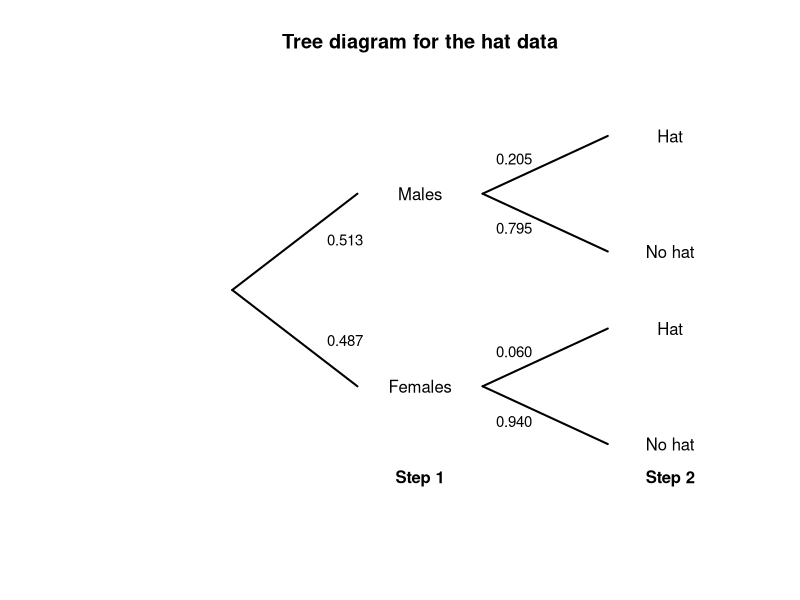
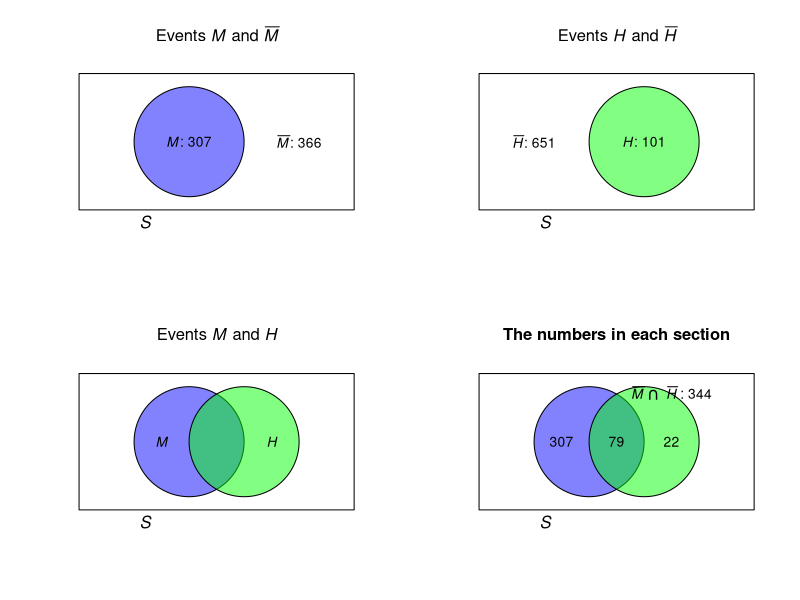
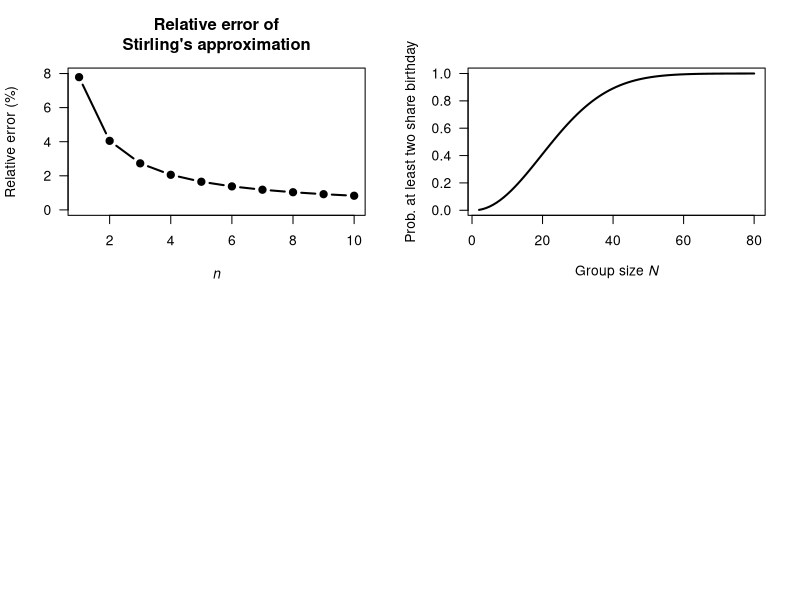

Here is the R script that generated these plots, in order:
## ---- chunk 1

plot( x = c(0, 1),
      y = c(0, 1),
      type = "n",
      main = "Tree diagram for the hat data",
      xlab = "",
      ylab = "",
      axes = FALSE)
#STEP 1
lines( x = c(0.2, 0.40),
       y = c(0.5, 0.75),
       lwd = 2)
lines( x = c(0.2, 0.40),
       y = c(0.5, 0.25),
       lwd = 2)
# STEP 2
lines( x = c(0.60, 0.80),
       y = c(0.75, 0.90),
       lwd = 2)
lines( x = c(0.60, 0.80),
       y = c(0.75, 0.60),
       lwd = 2)

lines( x = c(0.60, 0.80),
       y = c(0.25, 0.40),
       lwd = 2)
lines( x = c(0.60, 0.80),
       y = c(0.25, 0.10),
       lwd = 2)

# TEXT
text(x = 0.50,
     y = 0.75,
     labels = "Males")
text(x = 0.50,
     y = 0.25,
     labels = "Females")

text(x = 0.90,
     y = 0.90,
     labels = "Hat")
text(x = 0.90,
     y = 0.60,
     labels = "No hat")

text(x = 0.90,
     y = 0.40,
     labels = "Hat")
text(x = 0.90,
     y = 0.10,
     labels = "No hat")

# ADD PROBS
text(x = 0.38,
     y = 0.63,
     cex = 0.9,
     labels = "0.513")
text(x = 0.38,
     y = 0.37,
     cex = 0.9,
     labels = "0.487")

text(x = 0.65,
     y = 0.84,
     cex = 0.9,
     labels = "0.205")
text(x = 0.65,
     y = 0.66,
     cex = 0.9,
     labels = "0.795")

text(x = 0.65,
     y = 0.34,
     cex = 0.9,
     labels = "0.060")
text(x = 0.65,
     y = 0.16,
     cex = 0.9,
     labels = "0.940")

## STEPS
text(x = 0.50,
     y = 0.01,
     label = expression(bold("Step 1"))
     )
text(x = 0.90,
     y = 0.01,
     label = expression(bold("Step 2"))
     )
## ---- chunk 2
BRIS <- read.csv("Data/sunglasses.csv")
BRIS$Gender <- factor(BRIS$Gender,
                      levels = c(1, 2),
                      labels = c("Males", 
                                 "Females"))
BRIS$Hat <- factor(BRIS$Hat,
                   levels = c(0, 1),
                   labels = c("Not Hat",
                              "Hat"))

HatTable <- xtabs( Count ~ Gender + Hat,
                   data = BRIS)
HatTable <- cbind( HatTable,
                   "Total" = rowSums(HatTable) )
knitr::kable(HatTable,
             caption = "The numbers of males and females wearing a hat in the middle of the day in Brisbane")
## ---- chunk 3
par( mfrow = c(2, 2))
colourMale <- rgb(0, 0, 255, 
                  max = 255, 
                  alpha = 125)
colourHat  <- rgb(0, 255, 0, 
                  max = 255, 
                  alpha = 125)

plot( x = c(0, 1),
      y = c(0, 1),
      type = "n",
      ylab = "",
      xlab = "",
      main = expression(paste("Events ", italic(M), " and ", bar(italic(M)))),
      axes = FALSE)

polygon( x = c(0, 0, 1, 1),
         y = c(0, 1, 1, 0))
plotrix::draw.circle(x = 0.4, 
                     y = 0.5,
                     radius = 0.2,
                     col = colourMale)
text(x = 0.4,
     y = 0.5,
     labels = expression(paste(italic(M), ": 307")))
text(x = 0.8,
     y = 0.5,
     labels = expression(paste(bar(italic(M)), ": 366")))
mtext(text = expression(italic(S)),
      side = 1,
      adj = 0.25)


###############


plot( x = c(0, 1),
      y = c(0, 1),
      type = "n",
      ylab = "",
      xlab = "",
      main = expression(paste("Events ", italic(H), " and ", bar(italic(H)))) ,
      axes = FALSE)


polygon( x = c(0, 0, 1, 1),
         y = c(0, 1, 1, 0))

plotrix::draw.circle(x = 0.6,
                     y = 0.5,
                     radius = 0.2,
                     col = colourHat)

text(x = 0.6,
     y = 0.5,
     labels = expression(paste(italic(H), ": 101")))
text(x = 0.2,
     y = 0.5,
     labels = expression(paste( bar(italic(H)), ": 651")))

mtext(text = expression(italic(S)),
      side = 1,
      adj = 0.25)


####################


plot( x = c(0, 1),
      y = c(0, 1),
      type = "n",
      ylab = "",
      xlab = "",
      main = expression(paste("Events ", italic(M), " and ", italic(H))) ,
      axes = FALSE)


polygon( x = c(0, 0, 1, 1),
         y = c(0, 1, 1, 0))
plotrix::draw.circle(x = 0.4, 
                     y = 0.5,
                     radius = 0.2,
                     col = colourMale)
plotrix::draw.circle(x = 0.6,
                     y = 0.5,
                     radius = 0.2,
                     col = colourHat)
text(x = 0.3,
     y = 0.5,
     labels = expression(italic(M)))
text(x = 0.7,
     y = 0.5,
     labels = expression(italic(H)))
mtext(text = expression(italic(S)),
      side = 1,
      adj = 0.25)


#################



plot( x = c(0, 1),
      y = c(0, 1),
      type = "n",
      ylab = "",
      xlab = "",
      main = "The numbers in each section",
      axes = FALSE)


polygon( x = c(0, 0, 1, 1),
         y = c(0, 1, 1, 0))
plotrix::draw.circle(x = 0.4, 
                     y = 0.5,
                     radius = 0.2,
                     col = colourMale)
plotrix::draw.circle(x = 0.6,
                     y = 0.5,
                     radius = 0.2,
                     col = colourHat)
text(x = 0.3,
     y = 0.5,
     labels = "307")
text(x = 0.7,
     y = 0.5,
     labels = "22")
text(x = 0.7,
     y = 0.85,
     labels = expression(bar(italic(M)) ~ intersect() ~ bar(italic(H)) ~ ": 344") )
mtext(text = expression(italic(S)),
      side = 1,
      adj = 0.25)

# Intersection
text(x = 0.5, 
     y = 0.5, 
     label = "79")

## ---- chunk 4
# Define a function to compute Stirling numbers:
stirling <- function(n){ 
  sqrt(2 * pi *n) * (n/exp(1))^n
}

n <- 1:10
Actual <- factorial(n) 
Approx <- stirling(n)
RelError <- (Actual - Approx)/Actual * 100

cbind(Actual, Approx, RelError)

plot(RelError ~ n,
     ylim = c(0, 8),
     las = 1, 
     type = "b",
     pch = 19,
     lwd = 2,
     xlab = expression(italic(n)),
     ylab = "Relative error (%)",
     main = "Relative error of\nStirling's approximation")
## ---- chunk 5
N <- 2:80
probs <- array( dim = length(N) )

for (i in 1:length(N)){
  
  probs[i] <- 1 - prod( (365 - (1:N[i]) + 1)/365 )

}
plot( probs  ~ N,
      type = "l",
      lwd = 2,
      ylab = "Prob. at least two share birthday",
      xlab = expression(Group~size~italic(N)),
      las = 1)
## ---- chunk 6
set.seed(8757) # For reproducibility
numSims <- 5000
distance <- array( dim = numSims)

for (i in 1:numSims) {
  xA <- sample( seq(0, 1, by = 0.25),
                size = 1) 
  xB <- sample( seq(0, 1, by = 0.25),
                size = 1) 
  yA <- sample( seq(0, 1, by = 0.25),
                size = 1) 
  yB <- sample( seq(0, 1, by = 0.25),
                size = 1) 
  
  distance[i] <- sqrt( (xB - xA)^2 + (yA - yB) ^ 2)
}
levels( factor( distance))
## ---- chunk 7
for (k in (1:5)){ # Answer must e less than 6
  cat("FOR k = ",k, ":")
  cat("LHS =", 12 * factorial(7) / factorial(7 - k), "; ")
  cat("RHS =", 7 * factorial(6) / factorial(5 - k), "\n")
}
